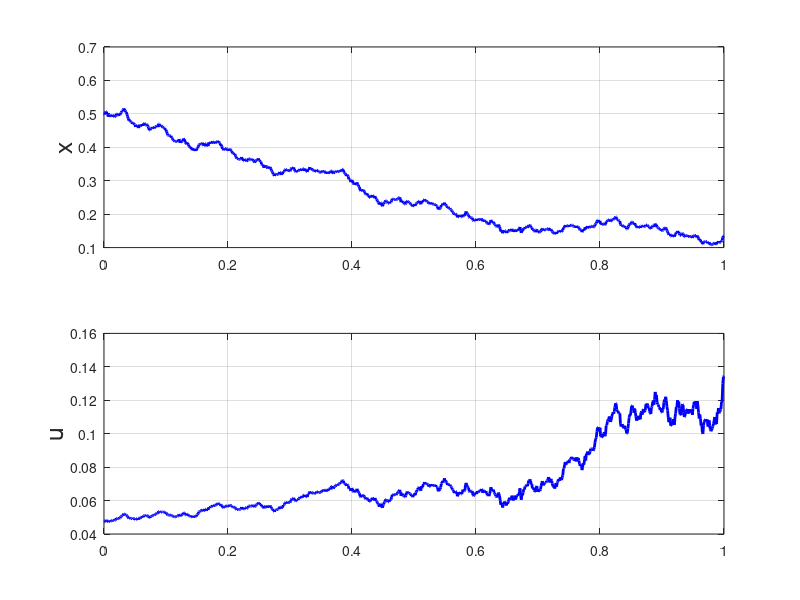

This chart was generated by the following MATLAB code:
%%%%%%% dx = ( a * x + b * u ) dt + sig * dw

a = -1;
b = 1;
sig = 0.1;

%%%%%%% J = E[ \int_t^T (0.5 * hx * x^2 + 0.5 * r * u^2 ) ds + 0.5 * HT * x(T)^2 ] 

hx = 0;  
r = 1;   
HT = 1;

%%%%%%% Initial Conditions

t0 = 0;
T  = 1;
x0 = 0.5;


%%%%%%% Wiener Process and Time

NW = 1000;
dt = T/NW;
t = [t0 :dt:T]';
dW = randn(1,NW)*sqrt(dt);

%%%%%%% Analytically Optimal Solution: u^o = 2*x / ( 3 * exp(2*(1-t)) - 1 )

i = 1;
x1(i) = x0;
u1(i)= 2*x1(i) / ( 3 * exp(2*(1-t(i))) - 1 );
J1(i) = 0 + dt * (0.5 * hx * x1(i)^2 + 0.5 * r * u1(i)^2);

for i = 2:NW+1
    x1(i) = x1(i-1) + (a * x1(i-1) + b * u1(i-1)) * dt + sig * dW(i-1);
    u1(i)= 2*x1(i) / ( 3 * exp(2*(1-t(i))) - 1 );
    J1(i) = J1(i-1) + dt * (0.5 * hx * x1(i)^2 + 0.5 * r * u1(i)^2);
end

Jtotal = J1(end) + 0.5 * HT * x1(end)^2

%%%%%%% Plotting

lw = 2;
ftsz = 18;

subplot(2,1,1)
hold all
grid on
box on
plot(t,x1,'b','LineWidth',lw)
ylabel('x','FontSize',ftsz)

subplot(2,1,2)
hold all
grid on
box on
plot(t,u1,'b','LineWidth',lw)
ylabel('u','FontSize',ftsz)